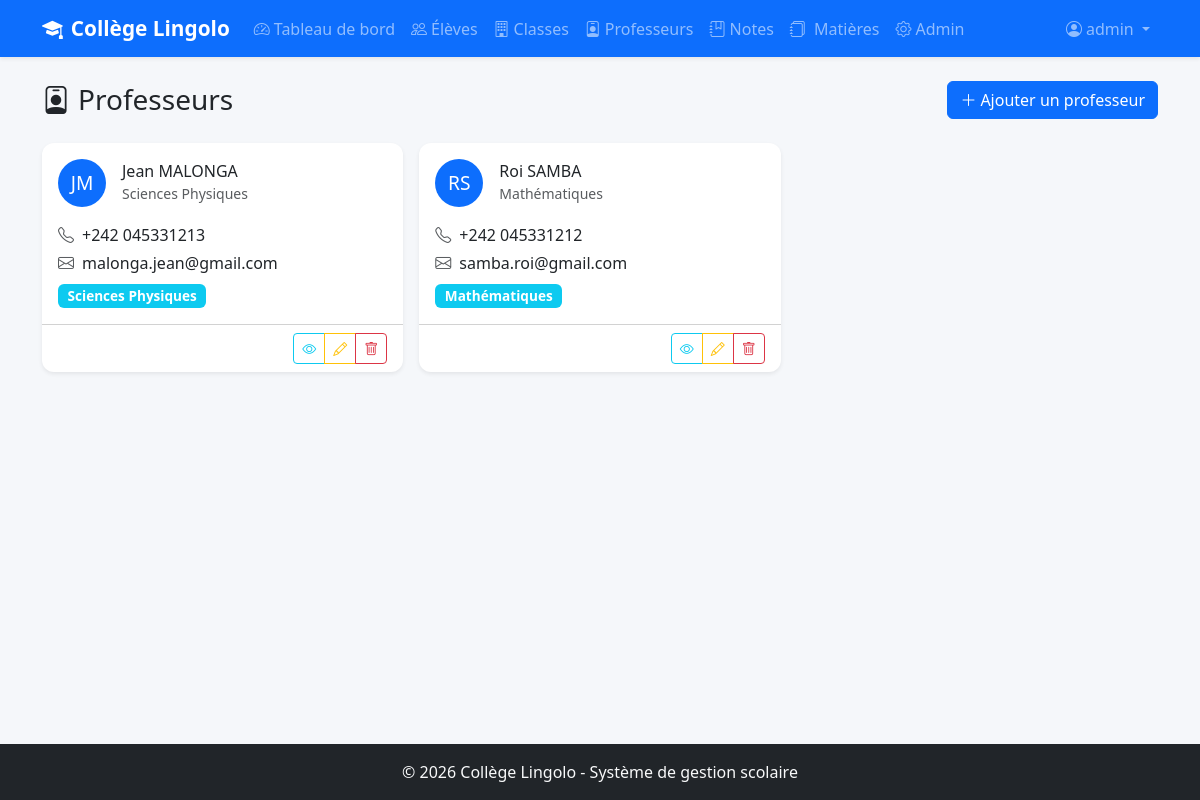
The app's page /professeurs/ (signed in), older data.
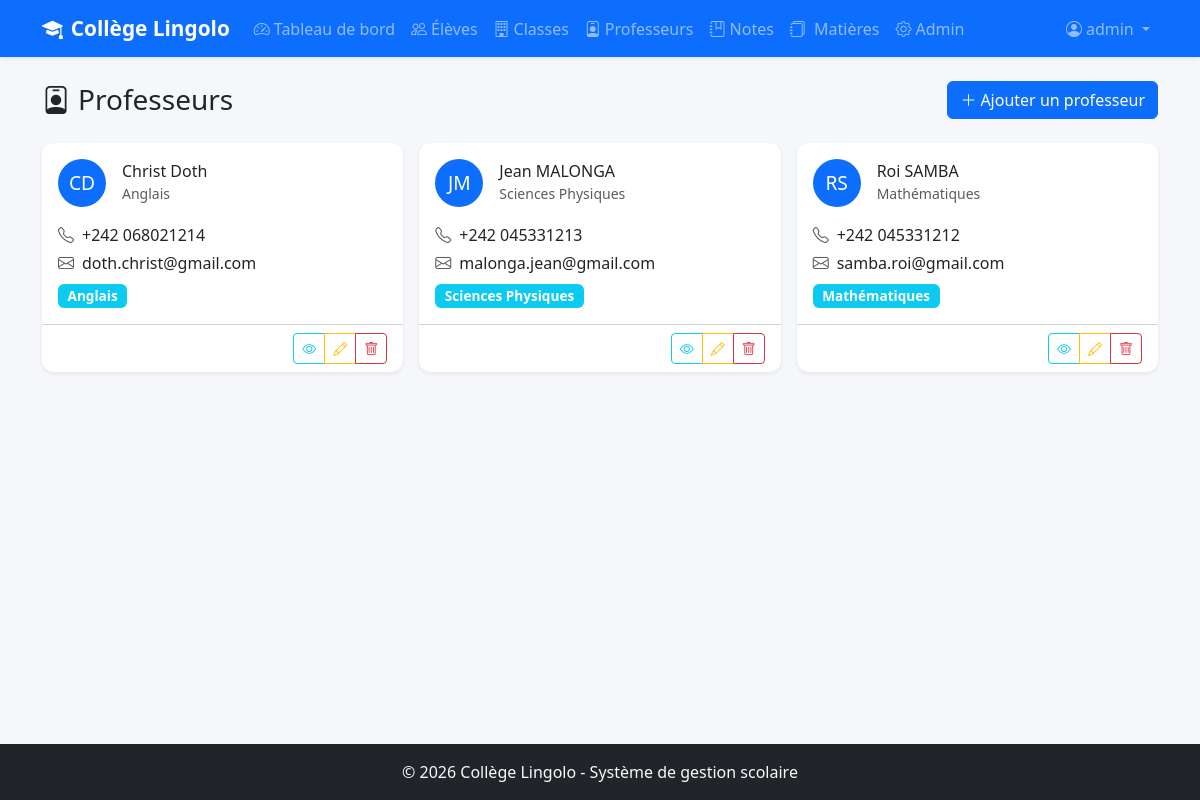
The same page, newer data.
### eleves/models.py (models this page shows, shortened)
class Professeur(models.Model):
    nom = models.CharField(max_length=100, verbose_name="Nom")
    prenom = models.CharField(max_length=100, verbose_name="Prénom")
    telephone = models.CharField(
        max_length=20, blank=True, default='',
        verbose_name="Téléphone"
    )
    email = models.EmailField(
        blank=True, default='',
        verbose_name="Email"
    )
    specialite = models.CharField(
        max_length=100, blank=True, default='',
        verbose_name="Spécialité",
        help_text="Ex: Mathématiques, Français..."
    )
    class Meta:
        verbose_name = "Professeur"
        verbose_name_plural = "Professeurs"
        ordering = ['nom', 'prenom']

class Matiere(models.Model):
    nom = models.CharField(
        max_length=100,
        unique=True,                     # Pas deux matières avec le même nom
        verbose_name="Nom de la matière"
    )
    coefficient = models.IntegerField(
        default=1,
        verbose_name="Coefficient"
    )
    professeurs = models.ManyToManyField(
        Professeur,
        blank=True,                      # Une matière peut n'avoir aucun prof assigné
        related_name='matieres',         # prof.matieres.all() pour voir ses matières
        verbose_name="Professeurs"
    )
    class Meta:
        verbose_name = "Matière"
        verbose_name_plural = "Matières"
        ordering = ['nom']

### eleves/views.py (the view)
# urls.py: path('professeurs/', views.liste_professeurs, name='liste_professeurs'),
@login_required
def liste_professeurs(request):
    professeurs = Professeur.objects.prefetch_related('matieres')
    return render(request, 'eleves/liste_professeurs.html', {
        'professeurs': professeurs,
    })

### eleves/templates/eleves/liste_professeurs.html (shortened to what this page needs)
{% extends 'eleves/base.html' %}
{% block content %}
<div class="d-flex justify-content-between align-items-center mb-4">
    <h1 class="h3 mb-0"><i class="bi bi-person-badge me-2"></i>Professeurs</h1>
    <a href="{% url 'ajouter_professeur' %}" class="btn btn-primary">
        <i class="bi bi-plus-lg me-1"></i>Ajouter un professeur
    </a>
</div>
<div class="row g-3">
    {% for prof in professeurs %}
    <div class="col-md-6 col-lg-4">
        <div class="card border-0 shadow-sm h-100">
            <div class="card-body">
                <div class="d-flex align-items-center mb-3">
                    <div class="rounded-circle bg-primary text-white d-flex align-items-center justify-content-center"
                         style="width: 48px; height: 48px; font-size: 1.2rem;">
                        {{ prof.prenom.0 }}{{ prof.nom.0 }}
                    </div>
                    <div class="ms-3">
                        <h6 class="mb-0">{{ prof.prenom }} {{ prof.nom }}</h6>
                        <small class="text-muted">{{ prof.specialite|default:"Spécialité non définie" }}</small>
                    </div>
                </div>
                {% if prof.telephone %}
                    <p class="mb-1"><i class="bi bi-telephone me-2 text-muted"></i>{{ prof.telephone }}</p>
                {% endif %}
                {% if prof.email %}
                    <p class="mb-1"><i class="bi bi-envelope me-2 text-muted"></i>{{ prof.email }}</p>
                {% endif %}
                <div class="mt-2">
                    {% for matiere in prof.matieres.all %}
                        <span class="badge bg-info me-1">{{ matiere.nom }}</span>
                    {% empty %}
                        <span class="text-muted small">Aucune matière assignée</span>
                    {% endfor %}
                </div>
            </div>
            <div class="card-footer bg-transparent text-end">
                <div class="btn-group btn-group-sm">
                    <a href="{% url 'detail_professeur' prof.pk %}" class="btn btn-outline-info">
                        <i class="bi bi-eye"></i>
                    </a>
                    <a href="{% url 'modifier_professeur' prof.pk %}" class="btn btn-outline-warning">
                        <i class="bi bi-pencil"></i>
                    </a>
                    <a href="{% url 'supprimer_professeur' prof.pk %}" class="btn btn-outline-danger">
                        <i class="bi bi-trash"></i>
                    </a>
                </div>
            </div>
        </div>
    </div>
    {% empty %}
    <div class="col-12 text-center py-5 text-muted">
        <i class="bi bi-inbox display-4 d-block mb-2"></i>
        Aucun professeur. <a href="{% url 'ajouter_professeur' %}">Ajouter un professeur</a>
    </div>
    {% endfor %}
</div>
{% endblock %}

Row changes from the older to the newer data that the page shows:
added Professeur: prenom.0 "C", nom.0 "D", prenom "Christ", nom "Doth", specialite "Anglais", telephone "+242 068021214", email "doth.christ@gmail.com"
added Matiere: nom "Anglais", shown under "C"
